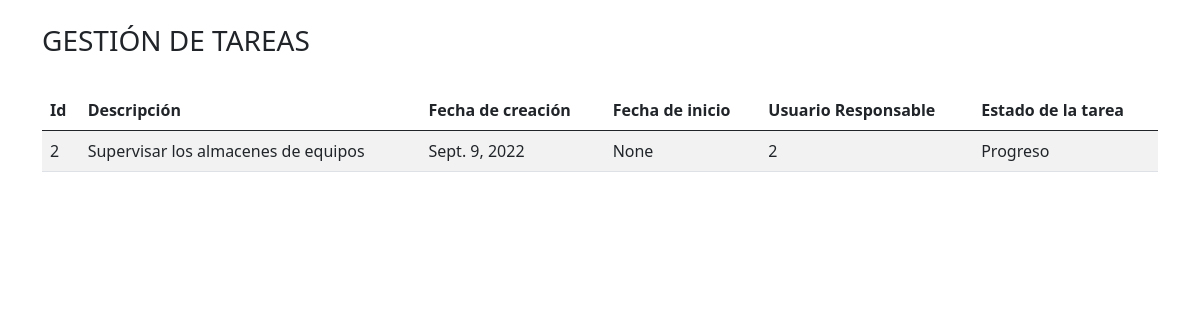
Before: /gestion_tareas/dashboard with the older database file.
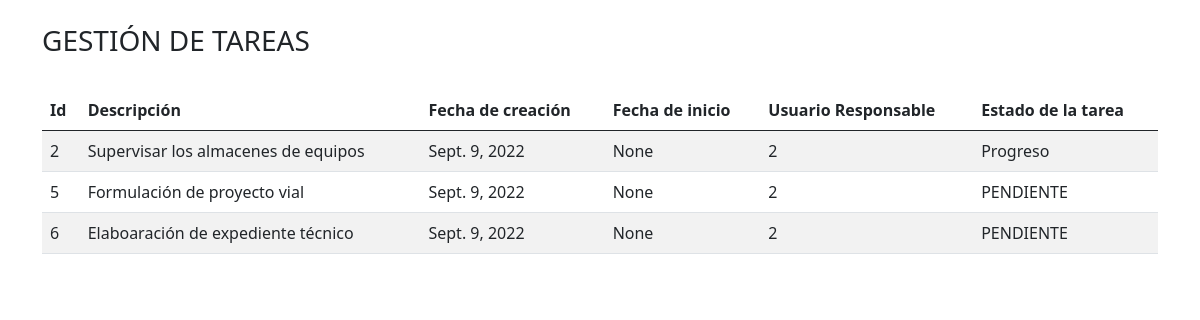
After: the same page with the newer database file.
### gestion_tareas/models.py (models this page shows)
class tarea(models.Model):
      Descripcion=models.CharField(max_length=500,default='')
      fecha_creacion = models.DateField(default=datetime.date.today)
      fecha_entrega = models.DateField(null=True)
      usuario_responsable = models.CharField(max_length=128,default='0')
      estado_tarea = models.CharField(max_length=128,default='Programado')

### gestion_tareas/views.py (the view)
# urls.py: path('dashboard',views.dashboard, name='dashboard'),
def dashboard(request):
  tareas_totales = tarea.objects.all()
  lista_tareas=[]
  mi_tarea=tarea.objects.filter(usuario_responsable="2")
  for tareas in mi_tarea:
      lista_tareas.append(tareas)
  return render(request,'gestion_tareas/dashboard.html',{
      'objTareas':lista_tareas,
  })

### gestion_tareas/templates/gestion_tareas/dashboard.html (shortened to what this page needs)
<!DOCTYPE html>
<html lang="en">
<head>
    <link href="https://cdn.jsdelivr.net/npm/bootstrap@5.0.2/dist/css/bootstrap.min.css" rel="stylesheet"
>
</head>
<body>
    <div class="container">
        <br>
        <h3>GESTIÓN DE TAREAS</h3>
        <br>
        <table class="table table-striped">
            <thead>
                <th>Id</th>
                <th>Descripción</th>
                <th>Fecha de creación</th>
                <th>Fecha de inicio</th>
                <th>Usuario Responsable</th>
                <th>Estado de la tarea</th>
            </thead>
            <tbody>
                {% for tareas in objTareas %}
                  <tr>
                        <td>{{ tareas.id }}</td>
                        <td>{{ tareas.Descripcion }}</td>
                        <td>{{ tareas.fecha_creacion }}</td>
                        <td>{{ tareas.fecha_entrega }}</td>
                        <td>{{ tareas.usuario_responsable }}</td>
                        <td>{{ tareas.estado_tarea }}</td>
                  </tr>
                {% endfor %}
            </tbody>
        </table>
    </div>
</body>
</html>

Changed rows visible on the page:
added tarea: id "5", Descripcion "Formulación de proyecto vial", fecha_creacion "Sept. 9, 2022", fecha_entrega "None", usuario_responsable "2", estado_tarea "PENDIENTE"
added tarea: id "6", Descripcion "Elaboaración de expediente técnico", fecha_creacion "Sept. 9, 2022", fecha_entrega "None", usuario_responsable "2", estado_tarea "PENDIENTE"
